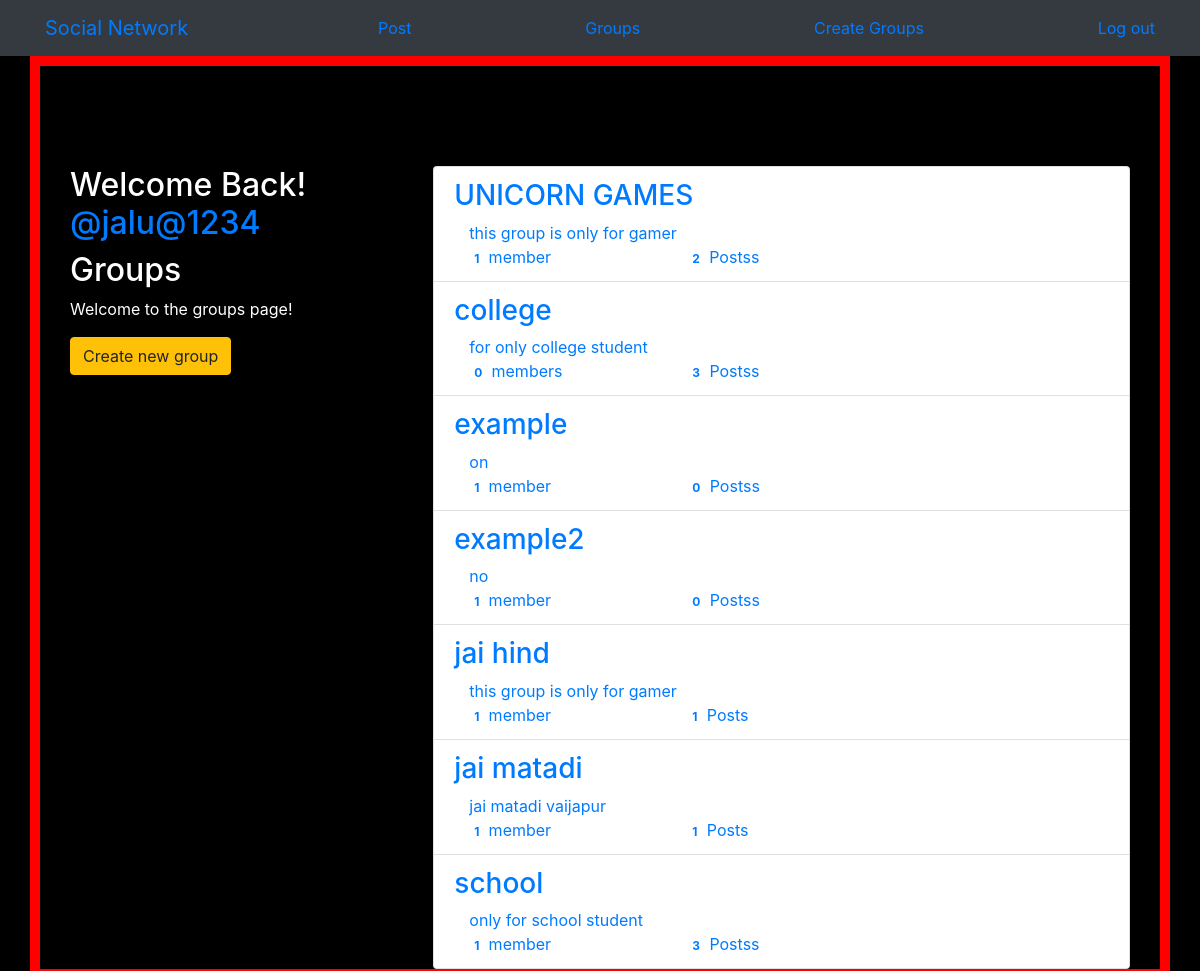
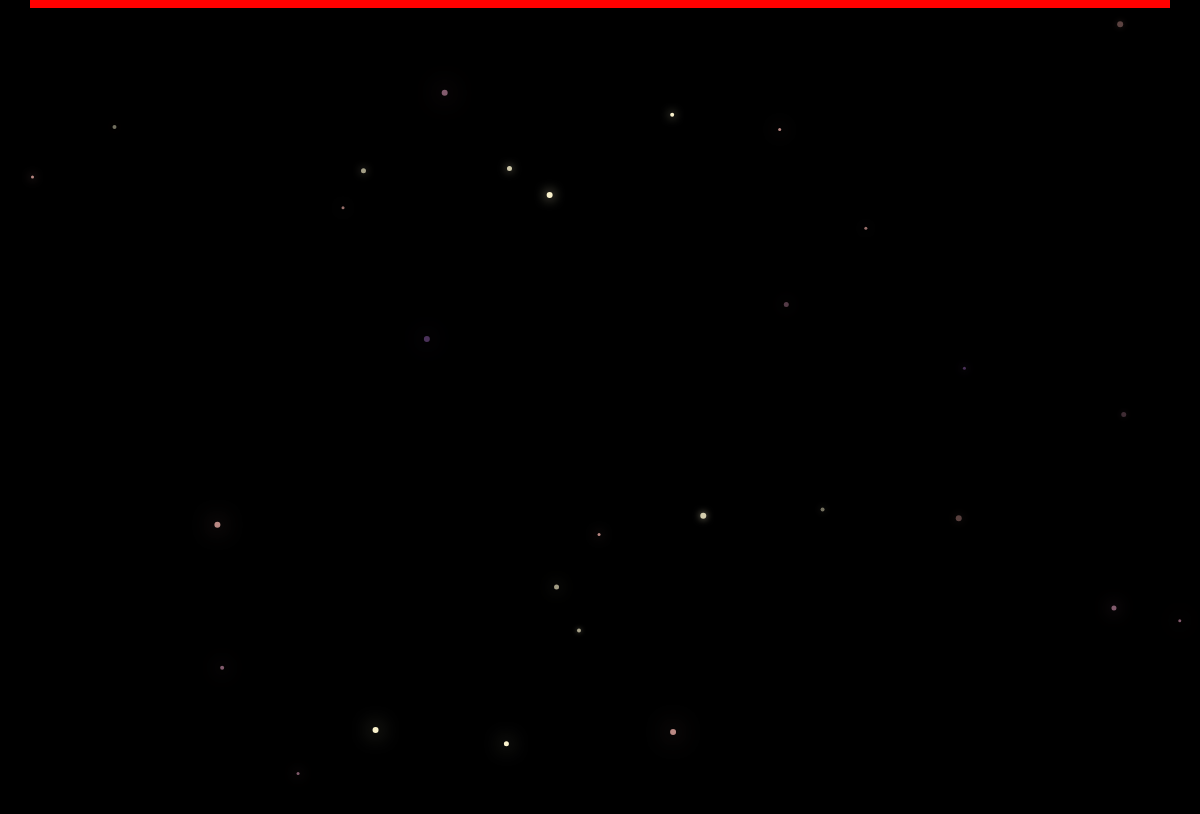
Screenshot of /group/ (signed in) with the database file from the repository (2 pictures, top to bottom).
### group/models.py (models this page shows, shortened)
class Group(models.Model):
    name= models.CharField(max_length=255,unique=True)
    slug= models.SlugField(allow_unicode=True,unique=True)
    description= models.TextField(blank=True,default='')
    description_html= models.TextField(editable=False,default='',blank=True)
    members= models.ManyToManyField(User,through='GroupMember')
    class Meta:
        ordering= ['name']

### group/views.py (the view)
# urls.py: path('',views.ListGroups.as_view(),name='all'),
class ListGroups(generic.ListView):
    model = Group

### group/templates/group/group_list.html
{% extends 'group/group_base.html' %}
{% block pregroup %}
<div class="col-md-4">
    <div class="content">
        {% if user.is_authenticated %}
            <h2>Welcome Back!
                <a href="{% url 'posts:for_user' username=user.username %}">
                    @{{user.username}}
                </a>
            </h2>
        {% endif %}
        <h2>Groups</h2>
        <p>Welcome to the groups page!</p>
    </div>
    {% if user.is_authenticated %}
         <a href="{% url 'group:create' %}" class="btn btn-md btn-fill btn-warning">
            <span class="glyphicon glyphicon-plus-sign">Create new group</span>
         </a>
    {% endif %}
</div>
{% endblock %}
{% block group_content %}
<div class="col-md-8">
    <div class="list-group">
        {% for group in object_list %}
            <a class="list-group-item" href="{% url 'group:single' slug=group.slug %}">
                <h3 class="title list-group-item-heading">{{group.name}}</h3>
                <div class="list-group-item-text container-fluid">
                    {{group.description_html|safe}}
                    <div class="row">
                        <div class="col-md-4">
                            <span class="badge">{{group.members.count}}</span>
                            member{{group.members.count|pluralize}}
                        </div>
                        <div class="col-md-4">
                            <span class="badge">{{group.posts.count}}</span>
                            Posts{{group.posts.count|pluralize}}
                        </div>
                    </div>
                </div>
            </a>
        {% endfor %}
    </div>
</div>
{% endblock %}

### static/css/master.css (style rules this page uses)
html, body { height: 100%; width: 100%; overflow: hidden; background: #191063; margin: 0; }

### static/simplesocial/css/master.css (style rules this page uses)
body { margin: 0; overflow: hidden; background-color: black; color:white; }

### rows the page displays
Group: name "UNICORN GAMES", description_html "this group is only for gamer", members.count "1", posts.count "2"
Group: name "college", description_html "for only college student", members.count "0", posts.count "3"
Group: name "example", description_html "on", members.count "1", posts.count "0"
Group: name "example2", description_html "no", members.count "1", posts.count "0"
Group: name "jai hind", description_html "this group is only for gamer", members.count "1", posts.count "1"
Group: name "jai matadi", description_html "jai matadi vaijapur", members.count "1", posts.count "1"
Group: name "school", description_html "only for school student", members.count "1", posts.count "3"

### other values shown
{{ user.username }} "jalu@1234"
